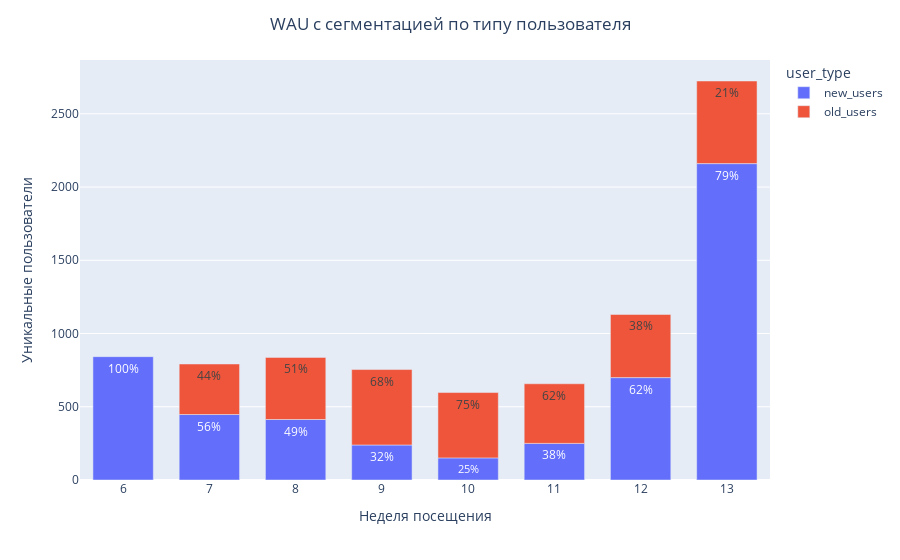

The notebook cell saved with this chart:
### Markdown cell above
Старые пользователи стабильно заходят в приложение, тем временем кол-во новых сначала падает, а на 12 неделе резко растёт

### Code cell
fig = px.bar(df_wau_u, x="vis_week", y="count_user", color="user_type", text = 'share, %')

fig.update_layout(bargap=0.30, title_text='WAU с сегментацией по типу пользователя', title_x=0.5,
                  xaxis_title='Неделя посещения', yaxis_title = 'Уникальные пользователи')
fig.show()

### Figure 1 — Plotly figure (JSON) as saved in the notebook; plotly's stock layout.template omitted (floating-point values rounded to 4 significant figures)
{"data": [{"alignmentgroup": "True", "hovertemplate": "user_type=new_users<br>vis_week=%{x}<br>count_user=%{y}<br>share, %=%{text}<extra></extra>", "legendgroup": "new_users", "marker": {"color": "#636efa", "pattern": {"shape": ""}}, "name": "new_users", "offsetgroup": "new_users", "orientation": "v", "showlegend": true, "text": ["100%", "56%", "49%", "32%", "25%", "38%", "62%", "79%"], "textposition": "auto", "type": "bar", "x": [6, 7, 8, 9, 10, 11, 12, 13], "xaxis": "x", "y": [842, 447, 413, 239, 151, 250, 699, 2160], "yaxis": "y"}, {"alignmentgroup": "True", "hovertemplate": "user_type=old_users<br>vis_week=%{x}<br>count_user=%{y}<br>share, %=%{text}<extra></extra>", "legendgroup": "old_users", "marker": {"color": "#EF553B", "pattern": {"shape": ""}}, "name": "old_users", "offsetgroup": "old_users", "orientation": "v", "showlegend": true, "text": ["44%", "51%", "68%", "75%", "62%", "38%", "21%"], "textposition": "auto", "type": "bar", "x": [7, 8, 9, 10, 11, 12, 13], "xaxis": "x", "y": [345, 424, 515, 446, 407, 431, 564], "yaxis": "y"}], "layout": {"bargap": 0.3, "barmode": "relative", "legend": {"title": {"text": "user_type"}, "tracegroupgap": 0}, "margin": {"t": 60}, "title": {"text": "WAU с сегментацией по типу пользователя", "x": 0.5}, "xaxis": {"anchor": "y", "domain": [0, 1], "title": {"text": "Неделя посещения"}}, "yaxis": {"anchor": "x", "domain": [0, 1], "title": {"text": "Уникальные пользователи"}}}}
